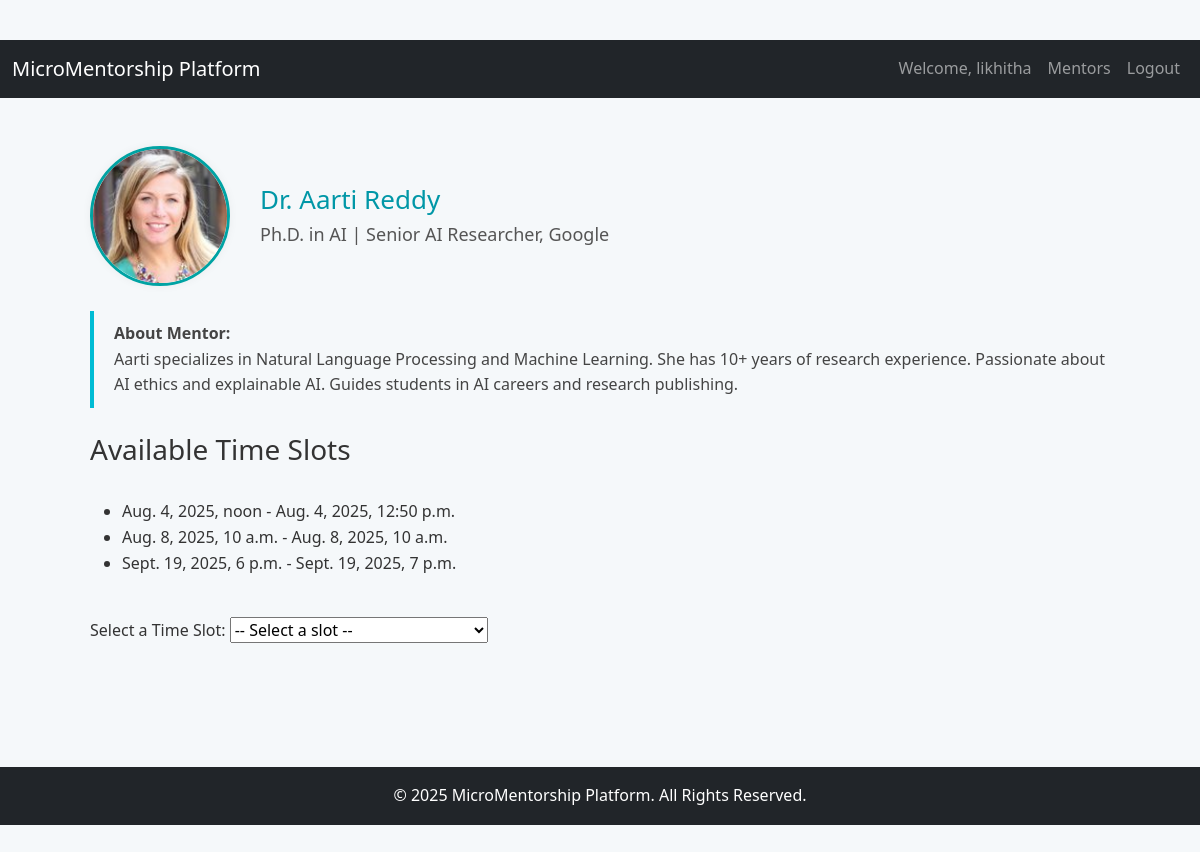
The app's page /mentors/1/ (signed in) with its own data.
### base/models.py (models this page shows, shortened)
class User(AbstractUser):
    is_mentor = models.BooleanField(default=False)
    is_student = models.BooleanField(default=False)
    class Meta:
        swappable = 'AUTH_USER_MODEL'  # Important to allow Django to swap default

class Mentor(models.Model):
    mentor_user = models.OneToOneField('MentorUser', on_delete=models.CASCADE, null=True, blank=True)
    name = models.CharField(max_length=200, default='Mentor Name')
    photo = models.ImageField(upload_to='mentor_photos/')
    qualification = models.CharField(max_length=255)
    job_role = models.CharField(max_length=255)
    about = models.TextField()
    is_paid = models.BooleanField(default=False)
    fee = models.DecimalField(max_digits=8, decimal_places=2, default=0)

class Availability(models.Model):
    mentor = models.ForeignKey(Mentor, on_delete=models.CASCADE, related_name='availabilities')
    start = models.DateTimeField()
    end = models.DateTimeField()

### base/views.py (the view)
# urls.py: path('mentors/<int:mentor_id>/', views.mentor_detail, name='mentor_detail'),
@login_required
def mentor_detail(request, mentor_id):
    mentor = get_object_or_404(Mentor, id=mentor_id)
    availabilities = Availability.objects.filter(mentor=mentor)
    if request.method == 'POST':
        form = BookingForm(request.POST)
        slot_value = request.POST.get('slot')  # e.g., "2025-08-06T10:00|2025-08-06T10:30"
        if slot_value:
            start_str, end_str = slot_value.split('|')
            start = parse_datetime(start_str)
            end = parse_datetime(end_str)
            booking = Booking.objects.create(
                mentor=mentor,
                student=request.user,
                start=start,
                end=end,
                paid=mentor.is_paid,
                meeting_link="https://your-meeting-link.com"
            )
            send_booking_emails(booking)  # Send email after booking
            if mentor.is_paid:
                return redirect('payment_page', booking_id=booking.id)
            else:
                return redirect('booking_success')
        else:
            messages.error(request, "Please select a valid time slot.")
    else:
        form = BookingForm()
    return render(request, 'mentorship/mentor_detail.html', {
        'mentor': mentor,
        'availabilities': availabilities,
        'form': form,
    })

### base/forms.py
class BookingForm(forms.ModelForm):
    class Meta:
        model = Booking
        fields = []  # or use exclude = [...] as above

### base/templates/mentorship/mentor_detail.html (shortened to what this page needs)
{% extends 'base.html' %}
{% load static %}
{% block content %}
<link href="https://cdnjs.cloudflare.com/ajax/libs/fullcalendar/5.11.3/main.min.css" rel="stylesheet">
<div class="container">
  <div class="mentor-detail">
    <div class="mentor-info">
      <img src="{{ mentor.photo.url }}" alt="Mentor Photo">
      <div class="mentor-text">
        <h2>{{ mentor.name }}</h2>
        <div class="role">{{ mentor.qualification }} | {{ mentor.job_role }}</div>
      </div>
    </div>
    <div class="about-section">
      <strong>About Mentor:</strong><br>
      {{ mentor.about }}
    </div>
    <h3>Available Time Slots</h3>
    <ul>
      {% for av in availabilities %}
        <li>{{ av.start }} - {{ av.end }}</li>
      {% empty %}
        <li>No available slots</li>
      {% endfor %}
    </ul>
    <form method="post" action="{% url 'mentor_detail' mentor.id %}" id="booking-form">
  <label for="slot">Select a Time Slot:</label>
  <select name="slot" id="slot" required>
    <option value="">-- Select a slot --</option>
  </select>
  <br><br>
</form>
  </div>
</div>
{% endblock %}

### base/templates/base.html (shortened to what this page needs)
{% load static %}
<!DOCTYPE html>
<html lang="en">
<head>
    <link rel="stylesheet" href="{% static 'css/styles.css' %}">
    <link href="https://cdn.jsdelivr.net/npm/bootstrap@5.3.0/dist/css/bootstrap.min.css" rel="stylesheet">
</head>
<body>
<nav class="navbar navbar-expand-lg navbar-dark bg-dark">
    <div class="container-fluid">
        <a class="navbar-brand" href="{% url 'home' %}">MicroMentorship Platform</a>
        <div class="collapse navbar-collapse justify-content-end" id="navbarNav">
            <ul class="navbar-nav">
                {% if user.is_authenticated %}
                    <li class="nav-item">
                        <span class="nav-link">Welcome, {{ user.username }}</span>
                    </li>
                    <li class="nav-item">
                        <a class="nav-link" href="{% url 'mentor_list' %}">Mentors</a>
                    </li>
                    <li class="nav-item">
                        <a class="nav-link" href="{% url 'logout' %}">Logout</a>
                    </li>
                {% endif %}
            </ul>
        </div>
    </div>
</nav>
<div class="container my-5">
    {% block content %}{% endblock %}
</div>
<footer class="bg-dark text-white text-center py-3">
    <div class="container">
        &copy; 2025 MicroMentorship Platform. All Rights Reserved.
    </div>
</footer>
</body>
</html>

### base/static/css/styles.css (style rules this page uses)
body { font-family: Arial, sans-serif; margin:0; padding:20px; background:#f9f9f9; }
body { font-family: 'Segoe UI', sans-serif; background: linear-gradient(135deg, #ece9e6, #ffffff); margin: 0; padding: 0; color: #333; }

### base/templates/base.html (style rules this page uses)
footer { background: #003b4f; color: white; text-align: center; padding: 15px; }

### base/templates/mentorship/mentor_detail.html (style rules this page uses)
body { font-family: 'Segoe UI', sans-serif; background: #f5f8fa; color: #333; line-height: 1.6; padding: 40px 0; }
.container { max-width: 1100px; margin: auto; padding: 0 20px; }
.mentor-detail { display: flex; flex-direction: column; gap: 25px; padding-bottom: 50px; }
.mentor-info { display: flex; align-items: center; gap: 30px; }
.mentor-info img { width: 140px; height: 140px; object-fit: cover; border-radius: 50%; border: 3px solid #00a3a3; box-shadow: 0 0 10px rgba(0,0,0,0.05); }
.mentor-text { display: flex; flex-direction: column; }
.mentor-text h2 { font-size: 26px; color: #0097a7; margin-bottom: 5px; }
.mentor-text .role { font-size: 18px; font-weight: 500; color: #555; }
.about-section { padding: 10px 0; font-size: 16px; color: #444; border-left: 4px solid #00bcd4; padding-left: 20px; background: transparent; }

### records on screen
User: username "likhitha"
Mentor: photo (picture), name "Dr. Aarti Reddy", qualification "Ph.D. in AI", job_role "Senior AI Researcher, Google", about "Aarti specializes in Natural Language Processing and Machine Learning. She has 10+ years of research experience. Passionate about AI ethics and explainable AI. Guides students in AI careers and research publishing."
Availability: start "Aug. 4, 2025, noon", end "Aug. 4, 2025, 12:50 p.m."
Availability: start "Aug. 8, 2025, 10 a.m.", end "Aug. 8, 2025, 10 a.m."
Availability: start "Sept. 19, 2025, 6 p.m.", end "Sept. 19, 2025, 7 p.m."
